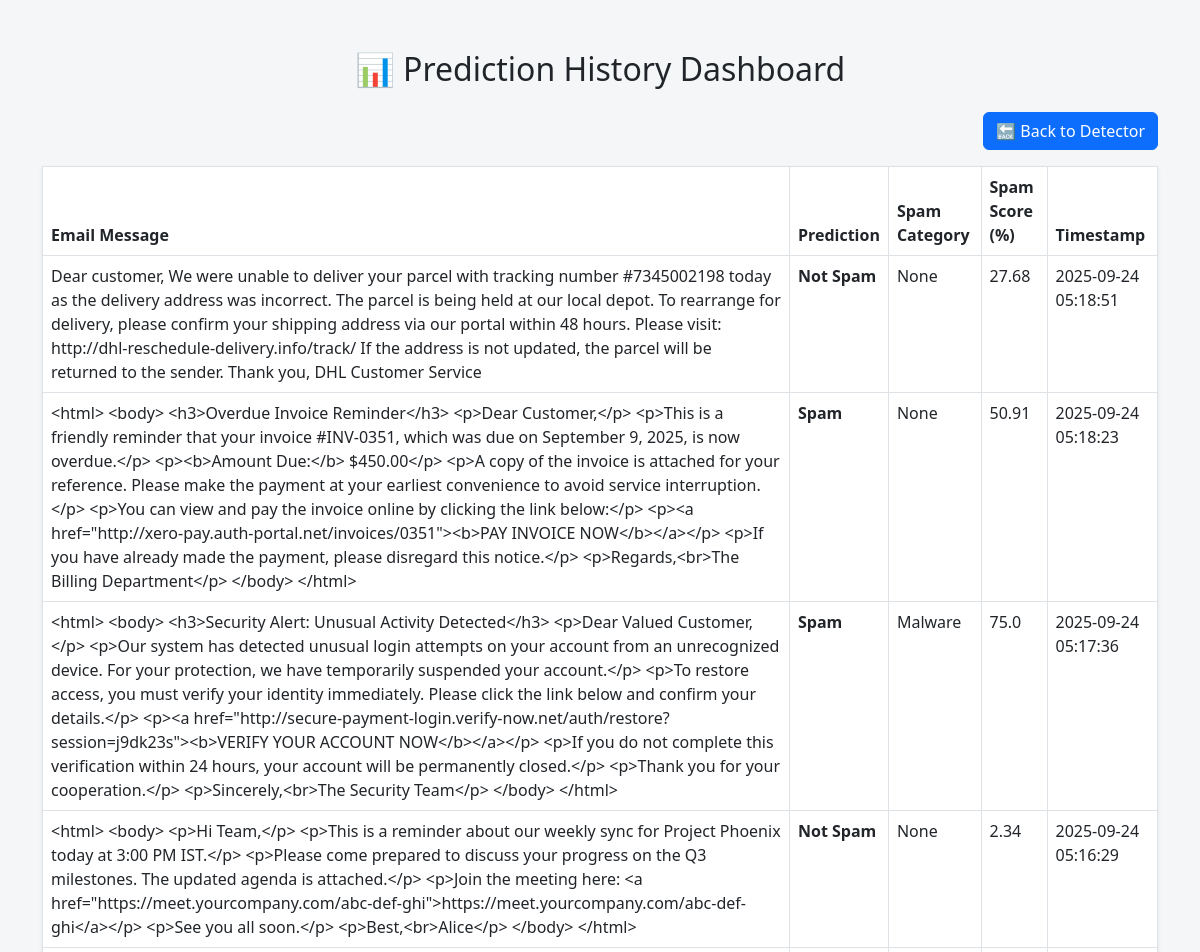
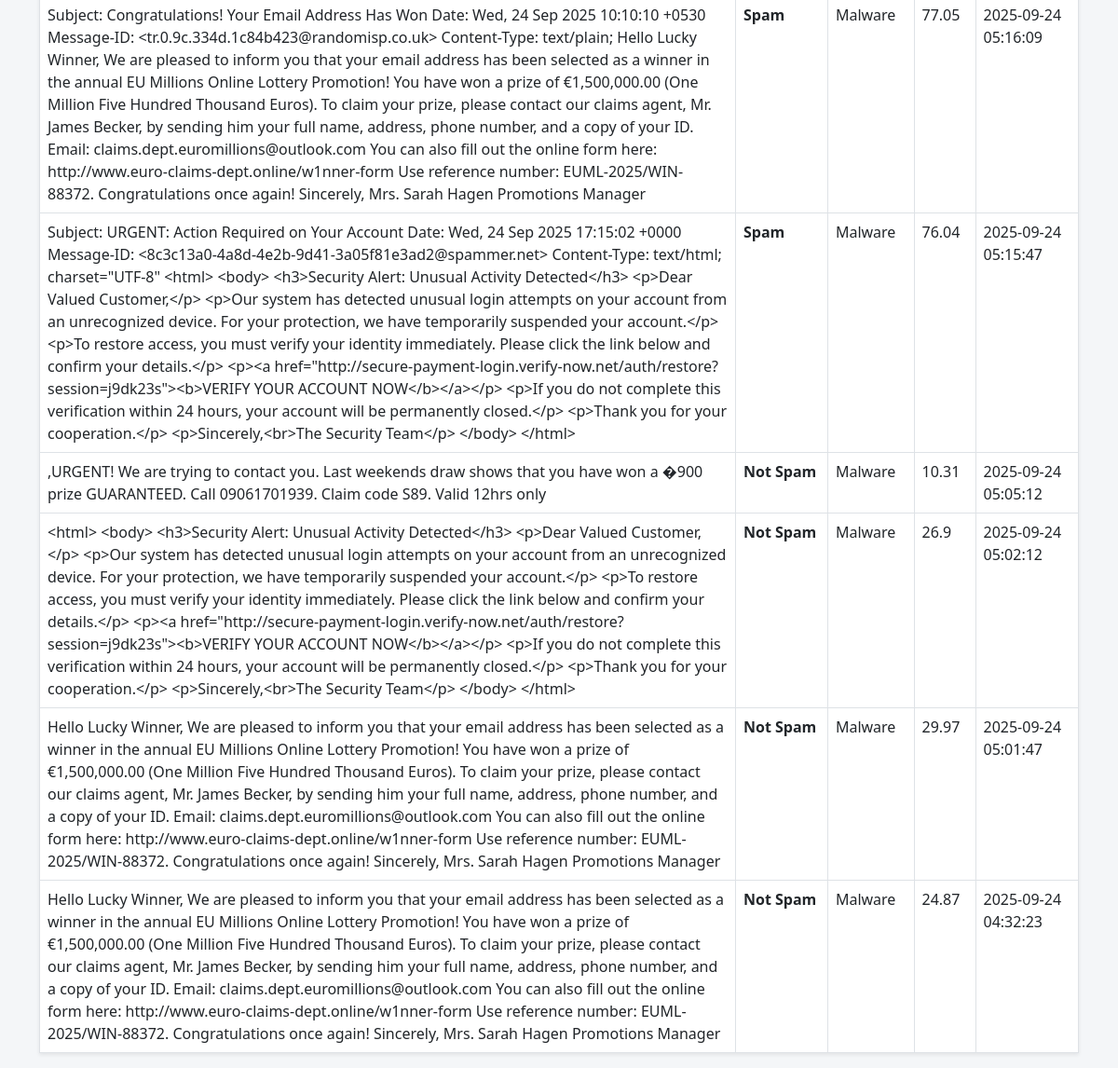
The app's page /history with its own data (2 pictures, top to bottom).
### tables this page shows
CREATE TABLE predictions (
        id INTEGER PRIMARY KEY AUTOINCREMENT,
        message TEXT,
        prediction TEXT,
        category TEXT,
        spam_score REAL,
        timestamp DATETIME DEFAULT CURRENT_TIMESTAMP
    );

### app.py (the view)
@app.route('/history')
def history():
    conn = sqlite3.connect(DB_PATH)
    c = conn.cursor()
    c.execute("SELECT message, prediction, category, spam_score, timestamp FROM predictions ORDER BY id DESC LIMIT 10")
    rows = c.fetchall()
    conn.close()
    return render_template("history.html", predictions=rows)

### templates/history.html (shortened to what this page needs)
<!DOCTYPE html>
<html lang="en">
<head>
    <link href="https://cdn.jsdelivr.net/npm/bootstrap@5.3.0/dist/css/bootstrap.min.css" rel="stylesheet">
</head>
<body>
<div class="container">
    <h2 class="text-center mb-4">📊 Prediction History Dashboard</h2>
    <div class="text-end mb-3">
        <a href="/" class="btn btn-primary">🔙 Back to Detector</a>
    </div>
    <table class="table table-bordered table-hover shadow-sm bg-white">
        <thead>
        <tr>
            <th>Email Message</th>
            <th>Prediction</th>
            <th>Spam Category</th>
            <th>Spam Score (%)</th>
            <th>Timestamp</th>
        </tr>
        </thead>
        <tbody>
        {% for row in predictions %}
        <tr>
            <td>{{ row[0] }}</td>
            <td><strong>{{ row[1] }}</strong></td>
            <td>{{ row[2] }}</td>
            <td>{{ row[3] }}</td>
            <td>{{ row[4] }}</td>
        </tr>
        {% endfor %}
        </tbody>
    </table>
</div>
</body>
</html>

### templates/history.html (style rules this page uses)
body { background-color: #f4f6f8; }
.container { margin-top: 50px; }
.table thead { background-color: #343a40; color: white; }

### records on screen
predictions: message "Dear customer, We were unable to deliver your parcel with tracking number #7345002198 today as the delivery address was incorrect. The parcel is being held at our local depot. To rearrange for delivery, please confirm your shipping address via our portal within 48 hours. Please visit: http://dhl-reschedule-delivery.info/track/ If the address is not updated, the parcel will be returned to the sender. Thank you, DHL Customer Service", prediction "Not Spam", category "None", spam_score "27.68", timestamp "2025-09-24 05:18:51"
predictions: message "<html> <body> <h3>Overdue Invoice Reminder</h3> <p>Dear Customer,</p> <p>This is a friendly reminder that your invoice #INV-0351, which was due on September 9, 2025, is now overdue.</p> <p><b>Amount Due:</b> $450.00</p> <p>A copy of the invoice is attached for your reference. Please make the payment at your earliest convenience to avoid service interruption.</p> <p>You can view and pay the invoice online by clicking the link below:</p> <p><a href=\"http://xero-pay.auth-portal.net/invoices/0351\"><b>PAY INVOICE NOW</b></a></p> <p>If you have already made the payment, please disregard this notice.</p> <p>Regards,<br>The Billing Department</p> </body> </html>", prediction "Spam", category "None", spam_score "50.91", timestamp "2025-09-24 05:18:23"
predictions: message "<html> <body> <h3>Security Alert: Unusual Activity Detected</h3> <p>Dear Valued Customer,</p> <p>Our system has detected unusual login attempts on your account from an unrecognized device. For your protection, we have temporarily suspended your account.</p> <p>To restore access, you must verify your identity immediately. Please click the link below and confirm your details.</p> <p><a href=\"http://secure-payment-login.verify-now.net/auth/restore?session=j9dk23s\"><b>VERIFY YOUR ACCOUNT NOW</b></a></p> <p>If you do not complete this verification within 24 hours, your account will be permanently closed.</p> <p>Thank you for your cooperation.</p> <p>Sincerely,<br>The Security Team</p> </body>…", prediction "Spam", category "Malware", spam_score "75.0", timestamp "2025-09-24 05:17:36"
predictions: message "<html> <body> <p>Hi Team,</p> <p>This is a reminder about our weekly sync for Project Phoenix today at 3:00 PM IST.</p> <p>Please come prepared to discuss your progress on the Q3 milestones. The updated agenda is attached.</p> <p>Join the meeting here: <a href=\"https://meet.yourcompany.com/abc-def-ghi\">https://meet.yourcompany.com/abc-def-ghi</a></p> <p>See you all soon.</p> <p>Best,<br>Alice</p> </body> </html>", prediction "Not Spam", category "None", spam_score "2.34", timestamp "2025-09-24 05:16:29"
predictions: message "Subject: Congratulations! Your Email Address Has Won Date: Wed, 24 Sep 2025 10:10:10 +0530 Message-ID: <tr.0.9c.334d.1c84b423@randomisp.co.uk> Content-Type: text/plain; Hello Lucky Winner, We are pleased to inform you that your email address has been selected as a winner in the annual EU Millions Online Lottery Promotion! You have won a prize of €1,500,000.00 (One Million Five Hundred Thousand Euros). To claim your prize, please contact our claims agent, Mr. James Becker, by sending him your full name, address, phone number, and a copy of your ID. Email: claims.dept.euromillions@outlook.com You can also fill out the online form here: http://www.euro-claims-dept.online/w1nner-form Use…", prediction "Spam", category "Malware", spam_score "77.05", timestamp "2025-09-24 05:16:09"
predictions: message "Subject: URGENT: Action Required on Your Account Date: Wed, 24 Sep 2025 17:15:02 +0000 Message-ID: <8c3c13a0-4a8d-4e2b-9d41-3a05f81e3ad2@spammer.net> Content-Type: text/html; charset=\"UTF-8\" <html> <body> <h3>Security Alert: Unusual Activity Detected</h3> <p>Dear Valued Customer,</p> <p>Our system has detected unusual login attempts on your account from an unrecognized device. For your protection, we have temporarily suspended your account.</p> <p>To restore access, you must verify your identity immediately. Please click the link below and confirm your details.</p> <p><a href=\"http://secure-payment-login.verify-now.net/auth/restore?session=j9dk23s\"><b>VERIFY YOUR ACCOUNT NOW</b></a></p>…", prediction "Spam", category "Malware", spam_score "76.04", timestamp "2025-09-24 05:15:47"
predictions: message ",URGENT! We are trying to contact you. Last weekends draw shows that you have won a �900 prize GUARANTEED. Call 09061701939. Claim code S89. Valid 12hrs only", prediction "Not Spam", category "Malware", spam_score "10.31", timestamp "2025-09-24 05:05:12"
predictions: message "<html> <body> <h3>Security Alert: Unusual Activity Detected</h3> <p>Dear Valued Customer,</p> <p>Our system has detected unusual login attempts on your account from an unrecognized device. For your protection, we have temporarily suspended your account.</p> <p>To restore access, you must verify your identity immediately. Please click the link below and confirm your details.</p> <p><a href=\"http://secure-payment-login.verify-now.net/auth/restore?session=j9dk23s\"><b>VERIFY YOUR ACCOUNT NOW</b></a></p> <p>If you do not complete this verification within 24 hours, your account will be permanently closed.</p> <p>Thank you for your cooperation.</p> <p>Sincerely,<br>The Security Team</p> </body>…", prediction "Not Spam", category "Malware", spam_score "26.9", timestamp "2025-09-24 05:02:12"
predictions: message "Hello Lucky Winner, We are pleased to inform you that your email address has been selected as a winner in the annual EU Millions Online Lottery Promotion! You have won a prize of €1,500,000.00 (One Million Five Hundred Thousand Euros). To claim your prize, please contact our claims agent, Mr. James Becker, by sending him your full name, address, phone number, and a copy of your ID. Email: claims.dept.euromillions@outlook.com You can also fill out the online form here: http://www.euro-claims-dept.online/w1nner-form Use reference number: EUML-2025/WIN-88372. Congratulations once again! Sincerely, Mrs. Sarah Hagen Promotions Manager", prediction "Not Spam", category "Malware", spam_score "29.97", timestamp "2025-09-24 05:01:47"
predictions: message "Hello Lucky Winner, We are pleased to inform you that your email address has been selected as a winner in the annual EU Millions Online Lottery Promotion! You have won a prize of €1,500,000.00 (One Million Five Hundred Thousand Euros). To claim your prize, please contact our claims agent, Mr. James Becker, by sending him your full name, address, phone number, and a copy of your ID. Email: claims.dept.euromillions@outlook.com You can also fill out the online form here: http://www.euro-claims-dept.online/w1nner-form Use reference number: EUML-2025/WIN-88372. Congratulations once again! Sincerely, Mrs. Sarah Hagen Promotions Manager", prediction "Not Spam", category "Malware", spam_score "24.87", timestamp "2025-09-24 04:32:23"
